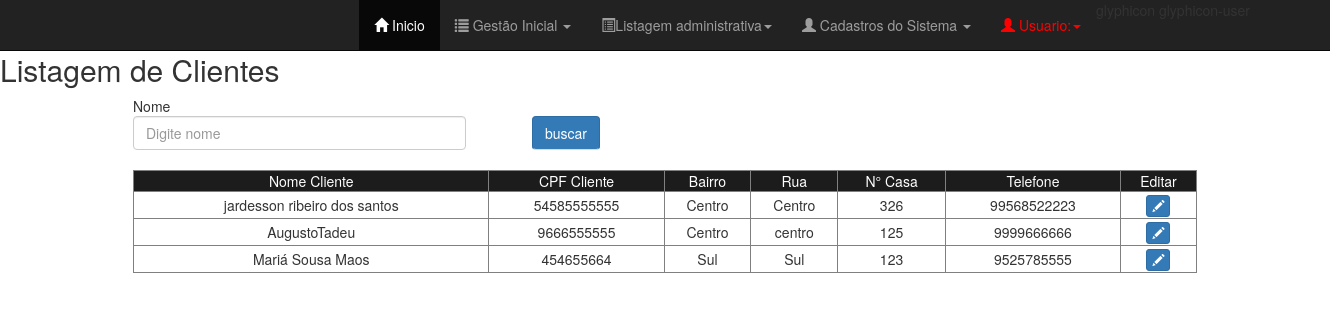
/Views/TelaListagemClientes.php, run on an earlier commit of the app's database.
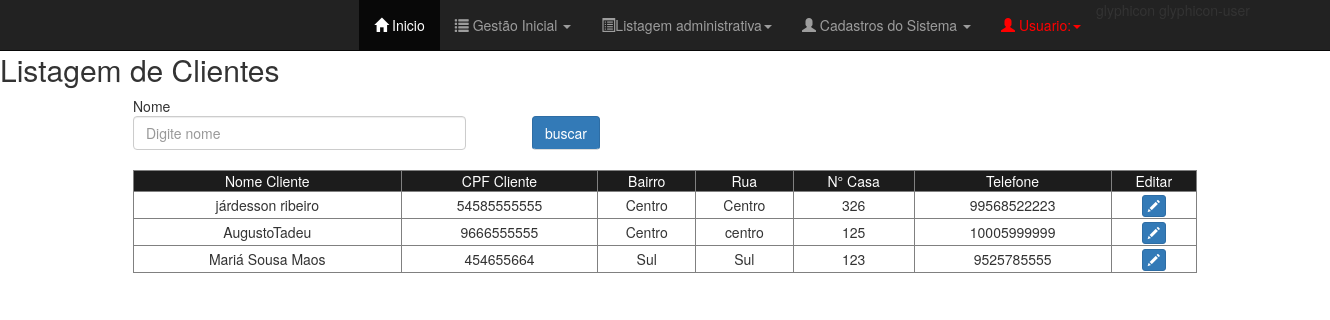
And on a later commit of the database.
### tables this page shows
CREATE TABLE `tab_cliente` (
  `cod_cliente` int(11) NOT NULL,
  `nome_cliente` varchar(50) DEFAULT NULL,
  `cpf_cliente` varchar(11) DEFAULT NULL,
  `telefone` varchar(11) DEFAULT NULL,
  `data_nascimento` date DEFAULT NULL,
  `rua_cliente` varchar(60) DEFAULT NULL,
  `bairro_cliente` varchar(60) DEFAULT NULL,
  `numero` int(11) DEFAULT NULL
);

### Views/TelaListagemClientes.php (the view, shortened to what this page needs)
<?php
	$c = new conectar();
    $conexao = $c->conexao();
    $sql =  "SELECT nome_cliente, cpf_cliente, bairro_cliente, rua_cliente, numero, telefone, cod_cliente FROM tab_cliente";
    $result = mysqli_query($conexao, $sql);
?>
<!DOCTYPE html>
<html>
<head>
	<?php require_once "TelaMenu.php" ?>
	<link rel="stylesheet" type="text/css" href="../css/listagem_geral.css">
	<link rel="stylesheet" type="text/css" href="../css/estiloModal.css">
	<link rel="stylesheet" type="text/css" href="../lib/bootstrap/css/bootstrap.css">
</head>
<body>
	<div class="principal">
		<div id="cabecalho_pesquisa">
		<h2>Listagem de Clientes</h2>
				<div id="pesquisa">
					<form id="frmpesquisa" action="listagem/listagemCliente.esp.php" method="POST">
						<span id="de">Nome</span>
						<input type="text" class="form-control" id="busca_nome_cliente" name="busca_nome_cliente" placeholder="Digite nome" required></input>
						<button type="submit" class="btn btn-primary" id="btnPesquisaData">buscar</button>
					</form>
				</div>
		</div>
				<div id="mostrapedidos">
					<table border="1" class="" id="tabeladepedidos">
						<tr id="topo_tabela">
							<td>Nome Cliente</td>
							<td>CPF Cliente</td>
							<td>Bairro</td>
							<td>Rua</td>
							<td>N° Casa</td>
							<td>Telefone</td>
							<td>Editar</td>
						</tr>
						<?php while($mostrar = mysqli_fetch_row($result)): ?>
						<tr id="corpo_tabela">
							<td><?php echo $mostrar[0]; ?></td>
							<td><?php echo $mostrar[1]; ?></td>
							<td><?php echo $mostrar[2]; ?></td>
							<td><?php echo $mostrar[3]; ?></td>
							<td><?php echo $mostrar[4]; ?></td>
							<td><?php echo $mostrar[5]; ?></td>
							<td>
								<span  data-toggle="modal" data-target="#abremodalUpdateProduto" class="btn btn-primary btn-xs" onclick="atualizarCliente('<?php echo $mostrar[6] ?>')">
									<span class="glyphicon glyphicon-pencil"></span>
								</span>
							</td>
						</tr>
			<?php endWhile; ?>
					</table>
				</div>
		</div>
</body>
</html>

What changed in the data, as far as the page shows it:
changed tab_cliente: nome_cliente "jardesson ribeiro dos santos" → "járdesson ribeiro"
changed tab_cliente "AugustoTadeu": telefone "9999666666" → "10005999999"
